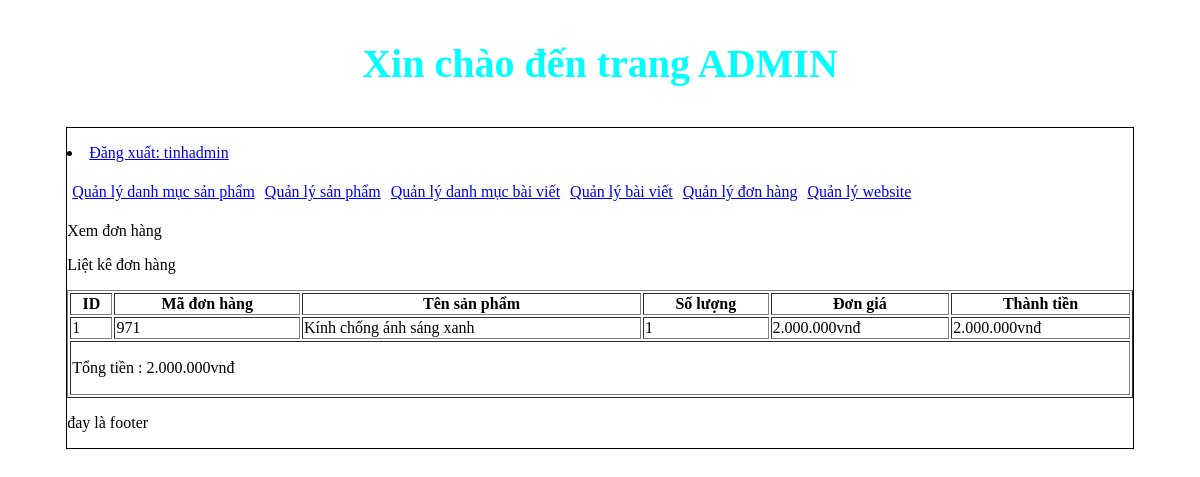
The app's page /web_mysqli/admincp/index.php?action=donhang&query=xemdonhang&code=971 (signed in) with its own data.
### tables this page shows
CREATE TABLE `tbl_cart_details` (
  `id_cart_details` int(11) NOT NULL,
  `code_cart` varchar(10) NOT NULL,
  `id_sanpham` int(11) NOT NULL,
  `soluongmua` int(11) NOT NULL
);

CREATE TABLE `tbl_sanpham` (
  `id_sanpham` int(11) NOT NULL,
  `tensp` varchar(255) NOT NULL,
  `masp` varchar(255) NOT NULL,
  `giasp` varchar(50) NOT NULL,
  `soluong` int(11) NOT NULL,
  `hinhanh` varchar(255) NOT NULL,
  `tomtat` text NOT NULL,
  `noidung` text NOT NULL,
  `tinhtrang` int(11) NOT NULL,
  `id_danhmuc` int(11) NOT NULL
);

### web_mysqli/admincp/modules/quanlydonhang/xemdonhang.php (the view)
<p>Xem đơn hàng</p>
<p>Liệt kê đơn hàng</p>
<?php
    $code =$_GET['code'];
    $sql_lietke_dh = "SELECT * FROM tbl_cart_details,tbl_sanpham WHERE tbl_cart_details.id_sanpham = tbl_sanpham.id_sanpham AND
    tbl_cart_details.code_cart = '".$code."' ORDER BY tbl_cart_details.id_cart_details DESC";
    $query_lietke_dh = mysqli_query($mysqli,$sql_lietke_dh);
?>
<table style="width:100%" border="1" style="border-collapse: collapse;">
  <tr>
      <th>ID</th>
    <th>Mã đơn hàng</th>
    <th>Tên sản phẩm</th>
    <th>Số lượng</th>
    <th>Đơn giá</th>
    <th>Thành tiền</th>
  </tr>
  <?php
    $i=0;
    $tongtieng =0;
    while($row = mysqli_fetch_array($query_lietke_dh)){
        $i++;
        $thanhtien = $row['giasp']* $row['soluongmua'];
        $tongtieng += $thanhtien;
  ?>
  <tr>
    <td><?php echo $i ?></td>
    <td><?php echo $row['code_cart'] ?></td>
    <td><?php echo $row['tensp'] ?></td>
    <td><?php echo $row['soluongmua'] ?></td>
    <td><?php echo number_format($row['giasp'],0,',','.'). 'vnđ'  ?></td>
    <td><?php echo number_format ($row['giasp']* $row['soluongmua'],0,',','.'). 'vnđ' ?></td>
  </tr>
  <?php
    }
  ?>
  <tr>
  <td colspan="6">
      <p>Tổng tiền : <?php echo number_format ($tongtieng,0,',','.'). 'vnđ' ?></p>
    </td>
  </tr>
</table>

### records on screen
tbl_cart_details: code_cart "971", id_sanpham.tensp "Kính chống ánh sáng xanh", soluongmua "1", id_sanpham.giasp "2.000.000", $row['giasp']* $row['soluongmua'] "2.000.000"

### other values on screen
$_SESSION['dangnhap'] "tinhadmin"
$tongtieng "2.000.000"
